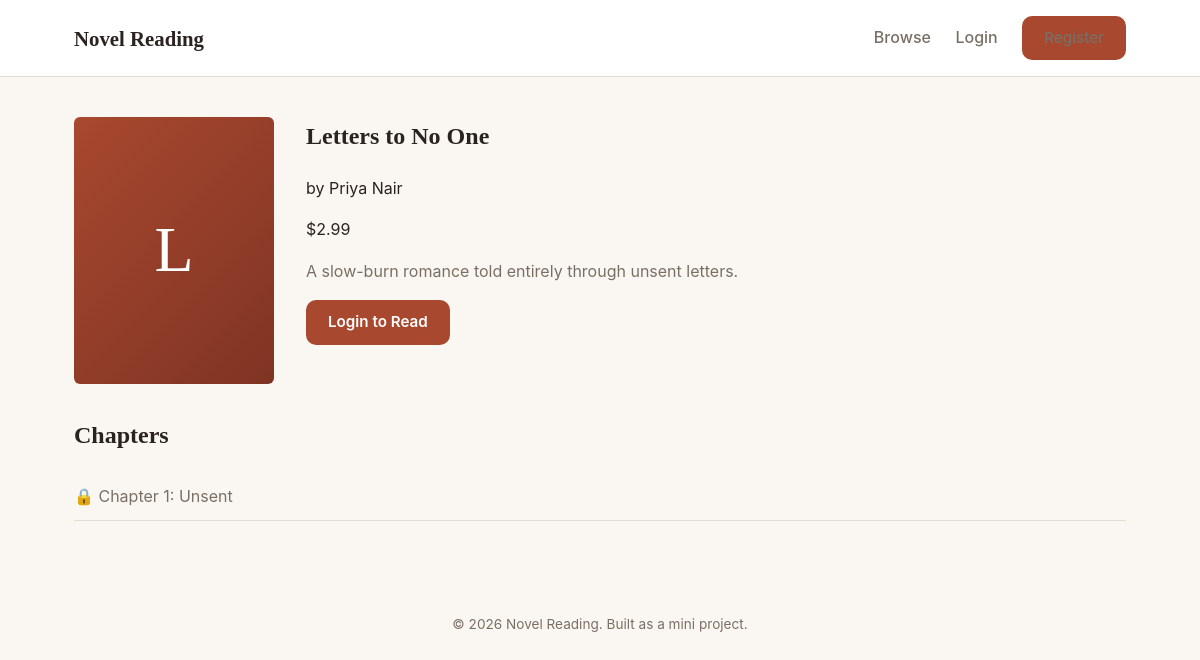
Screenshot of /novels/details.php?novel_id=3 with the database file from the repository.
### tables this page shows
CREATE TABLE novels (
  novel_id INT AUTO_INCREMENT PRIMARY KEY,
  title VARCHAR(150) NOT NULL,
  author VARCHAR(100) NOT NULL,
  description TEXT,
  cover_image VARCHAR(255) DEFAULT 'assets/img/default-cover.png',
  price DECIMAL(8,2) DEFAULT 0.00,
  created_at TIMESTAMP DEFAULT CURRENT_TIMESTAMP
);

CREATE TABLE chapters (
  chapter_id INT AUTO_INCREMENT PRIMARY KEY,
  novel_id INT NOT NULL,
  chapter_number INT NOT NULL,
  chapter_title VARCHAR(150),
  content LONGTEXT NOT NULL,
  FOREIGN KEY (novel_id) REFERENCES novels(novel_id) ON DELETE CASCADE,
  UNIQUE KEY unique_chapter (novel_id, chapter_number)
);

### novels/details.php (the view, shortened to what this page needs)
<?php
require_once __DIR__ . '/../config/db.php';
$novelId = (int)($_GET['novel_id'] ?? 0);
$stmt = mysqli_prepare($conn, "SELECT * FROM novels WHERE novel_id = ?");
mysqli_stmt_bind_param($stmt, "i", $novelId);
mysqli_stmt_execute($stmt);
$novel = mysqli_stmt_get_result($stmt)->fetch_assoc();
$stmt2 = mysqli_prepare($conn, "SELECT chapter_id, chapter_number, chapter_title FROM chapters WHERE novel_id = ? ORDER BY chapter_number ASC");
mysqli_stmt_bind_param($stmt2, "i", $novelId);
mysqli_stmt_execute($stmt2);
$chapters = mysqli_stmt_get_result($stmt2);
$owned = false;
include __DIR__ . '/../includes/header.php';
?>
<section class="novel-details">
    <div class="details-top">
        <div class="novel-cover-placeholder large"><?php echo htmlspecialchars(mb_substr($novel['title'], 0, 1)); ?></div>
        <div class="details-info">
            <h1><?php echo htmlspecialchars($novel['title']); ?></h1>
            <p class="author">by <?php echo htmlspecialchars($novel['author']); ?></p>
            <p class="price"><?php echo $novel['price'] > 0 ? '$' . number_format($novel['price'], 2) : 'Free'; ?></p>
            <p class="description"><?php echo nl2br(htmlspecialchars($novel['description'])); ?></p>
            <div class="action-buttons">
                <?php if (!isset($_SESSION['user_id'])): ?>
                    <a href="<?php echo BASE_URL; ?>auth/login.php" class="btn-primary">Login to Read</a>
                <?php elseif ($novel['price'] > 0 && !$owned): ?>
                    <a href="purchase.php?novel_id=<?php echo $novelId; ?>" class="btn-primary">Buy for $<?php echo number_format($novel['price'], 2); ?></a>
                <?php else: ?>
                    <a href="read.php?novel_id=<?php echo $novelId; ?>&chapter=1" class="btn-primary">Start Reading</a>
                <?php endif; ?>
            </div>
        </div>
    </div>
    <div class="chapter-list">
        <h2>Chapters</h2>
        <ul>
            <?php while ($chapter = mysqli_fetch_assoc($chapters)): ?>
                <li>
                    <?php if (isset($_SESSION['user_id']) && ($novel['price'] == 0 || $owned)): ?>
                        <a href="read.php?novel_id=<?php echo $novelId; ?>&chapter=<?php echo $chapter['chapter_number']; ?>">
                            Chapter <?php echo (int)$chapter['chapter_number']; ?>: <?php echo htmlspecialchars($chapter['chapter_title']); ?>
                        </a>
                    <?php else: ?>
                        <span class="locked">🔒 Chapter <?php echo (int)$chapter['chapter_number']; ?>: <?php echo htmlspecialchars($chapter['chapter_title']); ?></span>
                    <?php endif; ?>
                </li>
            <?php endwhile; ?>
        </ul>
    </div>
</section>
<?php include __DIR__ . '/../includes/footer.php'; ?>

### assets/css/style.css (style rules this page uses)
:root { --color-bg: #faf7f2; --color-surface: #ffffff; --color-ink: #2b2320; --color-muted: #7a6f65; --color-accent: #a8482f; --color-accent-dark: #7f3423; --color-border: #e6ddd2; --radius: 10px; --font-serif: 'Arial Black', 'Times New Roman', serif; --font-sans: -apple-system, BlinkMacSystemFont, 'Segoe UI', sans-serif; }
* { box-sizing: border-box; }
body { margin: 0; font-family: var(--font-sans); background: var(--color-bg); color: var(--color-ink); line-height: 1.6; }
a { color: var(--color-accent); text-decoration: none; }
h1, h2, h3 { font-family: var(--font-serif); margin-top: 0; }
.btn-primary, .btn-secondary { display: inline-block; padding: 10px 22px; border-radius: var(--radius); border: none; cursor: pointer; font-weight: 600; font-size: 0.95rem; }
.btn-primary { background: var(--color-accent); color: #fff; }
.novel-cover-placeholder { width: 100%; aspect-ratio: 3/4; background: linear-gradient(135deg, var(--color-accent), var(--color-accent-dark)); color: #fff; display: flex; align-items: center; justify-content: center; font-family: var(--font-serif); font-size: 2.5rem; border-radius: 6px; }
.novel-cover-placeholder.large { max-width: 200px; aspect-ratio: 3/4; font-size: 4rem; }
.details-top { display: flex; gap: 32px; flex-wrap: wrap; margin-bottom: 32px; }
.details-info { flex: 1; min-width: 260px; }
.details-info .description { color: var(--color-muted); margin: 16px 0; }
.action-buttons { display: flex; gap: 12px; margin-top: 16px; flex-wrap: wrap; }
.chapter-list ul { list-style: none; padding: 0; }
.chapter-list li { padding: 10px 0; border-bottom: 1px solid var(--color-border); }
.chapter-list .locked { color: var(--color-muted); }

### rows the page displays
novels: title "L", title "Letters to No One", author "Priya Nair", price "2.99", description "A slow-burn romance told entirely through unsent letters."
chapters: chapter_number "1", chapter_title "Unsent"
